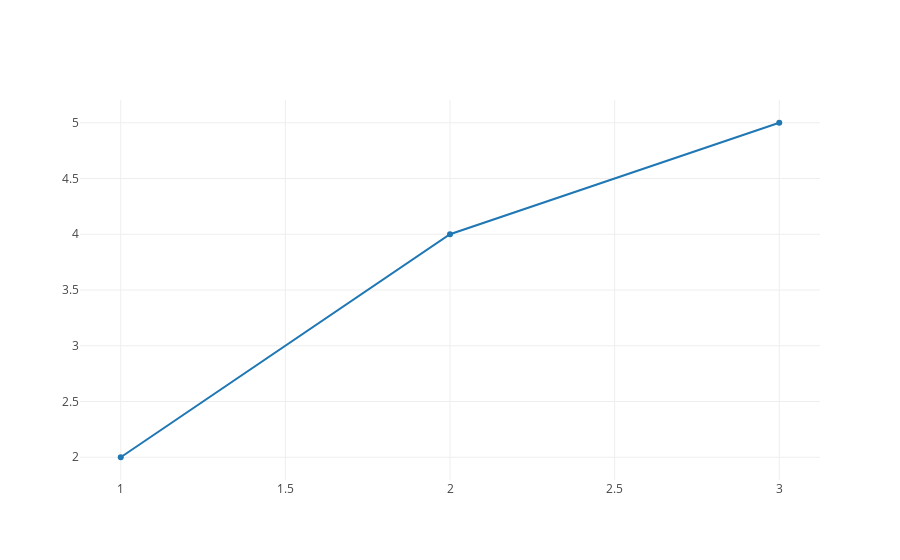

This figure's notebook cell:
### Markdown cell above
From there, we can use our `trace_values` function to plot our chart.

### Code cell
trace2 = trace_values([1, 2, 3], [2, 4, 5], 'line', 'line trace')
plot({'data': [trace2]})

### Figure 1 — Plotly figure (JSON) as saved in the notebook; plotly's stock layout.template omitted (floating-point values rounded to 4 significant figures)
{"data": [{"mode": "line", "name": "line trace", "x": [1, 2, 3], "y": [2, 4, 5]}], "layout": {}}
